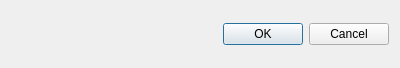
<?xml version="1.0" encoding="UTF-8"?>
<ui version="4.0">
 <class>FieldEditDialog</class>
 <widget class="QDialog" name="FieldEditDialog">
  <property name="geometry">
   <rect>
    <x>0</x>
    <y>0</y>
    <width>400</width>
    <height>68</height>
   </rect>
  </property>
  <property name="windowTitle">
   <string>Dialog</string>
  </property>
  <layout class="QVBoxLayout" name="verticalLayout">
   <item>
    <widget class="QDialogButtonBox" name="buttonBox">
     <property name="orientation">
      <enum>Qt::Horizontal</enum>
     </property>
     <property name="standardButtons">
      <set>QDialogButtonBox::Cancel|QDialogButtonBox::Ok</set>
     </property>
    </widget>
   </item>
  </layout>
 </widget>
 <resources/>
 <connections>
  <connection>
   <sender>buttonBox</sender>
   <signal>accepted()</signal>
   <receiver>FieldEditDialog</receiver>
   <slot>accept()</slot>
   <hints>
    <hint type="sourcelabel">
     <x>248</x>
     <y>254</y>
    </hint>
    <hint type="destinationlabel">
     <x>157</x>
     <y>274</y>
    </hint>
   </hints>
  </connection>
  <connection>
   <sender>buttonBox</sender>
   <signal>rejected()</signal>
   <receiver>FieldEditDialog</receiver>
   <slot>reject()</slot>
   <hints>
    <hint type="sourcelabel">
     <x>316</x>
     <y>260</y>
    </hint>
    <hint type="destinationlabel">
     <x>286</x>
     <y>274</y>
    </hint>
   </hints>
  </connection>
 </connections>
</ui>
